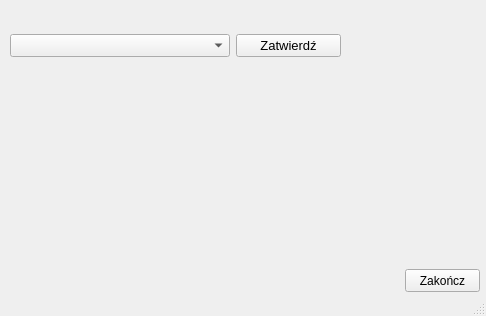
<?xml version="1.0" encoding="UTF-8"?>
<ui version="4.0">
 <class>MainWindow</class>
 <widget class="QMainWindow" name="MainWindow">
  <property name="geometry">
   <rect>
    <x>0</x>
    <y>0</y>
    <width>486</width>
    <height>316</height>
   </rect>
  </property>
  <property name="windowTitle">
   <string>Quick Rafter</string>
  </property>
  <widget class="QWidget" name="centralwidget">
   <widget class="QLabel" name="label">
    <property name="geometry">
     <rect>
      <x>-20</x>
      <y>-10</y>
      <width>521</width>
      <height>381</height>
     </rect>
    </property>
    <property name="text">
     <string/>
    </property>
    <property name="pixmap">
     <pixmap resource="../resources.qrc">:/res/background.PNG</pixmap>
    </property>
    <property name="scaledContents">
     <bool>true</bool>
    </property>
   </widget>
   <widget class="QWidget" name="horizontalLayoutWidget">
    <property name="geometry">
     <rect>
      <x>10</x>
      <y>20</y>
      <width>331</width>
      <height>51</height>
     </rect>
    </property>
    <layout class="QHBoxLayout" name="horizontalLayout">
     <item>
      <widget class="QComboBox" name="comboTrussType">
       <property name="minimumSize">
        <size>
         <width>220</width>
         <height>20</height>
        </size>
       </property>
       <property name="font">
        <font>
         <pointsize>10</pointsize>
        </font>
       </property>
      </widget>
     </item>
     <item>
      <widget class="QPushButton" name="buttonApprove">
       <property name="font">
        <font>
         <pointsize>10</pointsize>
        </font>
       </property>
       <property name="text">
        <string>Zatwierdź</string>
       </property>
      </widget>
     </item>
    </layout>
   </widget>
   <widget class="QPushButton" name="buttonClose">
    <property name="geometry">
     <rect>
      <x>405</x>
      <y>269</y>
      <width>75</width>
      <height>23</height>
     </rect>
    </property>
    <property name="text">
     <string>Zakończ</string>
    </property>
   </widget>
   <widget class="QLabel" name="labelRafter">
    <property name="geometry">
     <rect>
      <x>30</x>
      <y>60</y>
      <width>261</width>
      <height>191</height>
     </rect>
    </property>
    <property name="text">
     <string/>
    </property>
    <property name="pixmap">
     <pixmap resource="../resources.qrc">:/res/Rafter.PNG</pixmap>
    </property>
    <property name="scaledContents">
     <bool>true</bool>
    </property>
   </widget>
  </widget>
  <widget class="QMenuBar" name="menubar">
   <property name="geometry">
    <rect>
     <x>0</x>
     <y>0</y>
     <width>486</width>
     <height>21</height>
    </rect>
   </property>
  </widget>
  <widget class="QStatusBar" name="statusbar"/>
 </widget>
 <resources>
  <include location="../resources.qrc"/>
 </resources>
 <connections/>
</ui>
